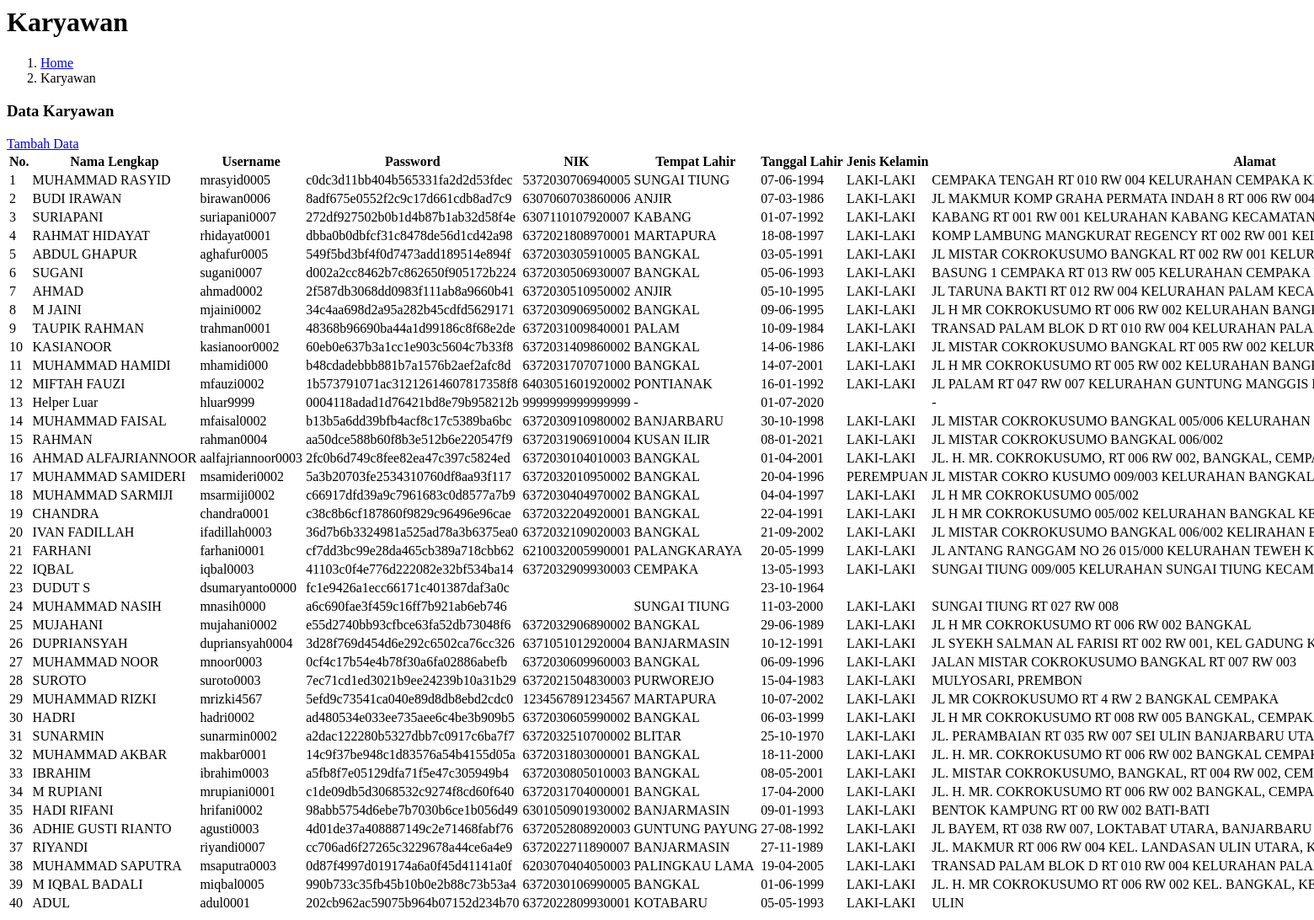
Page /pages/admin/karyawan/karyawanread.php on the earlier database version.
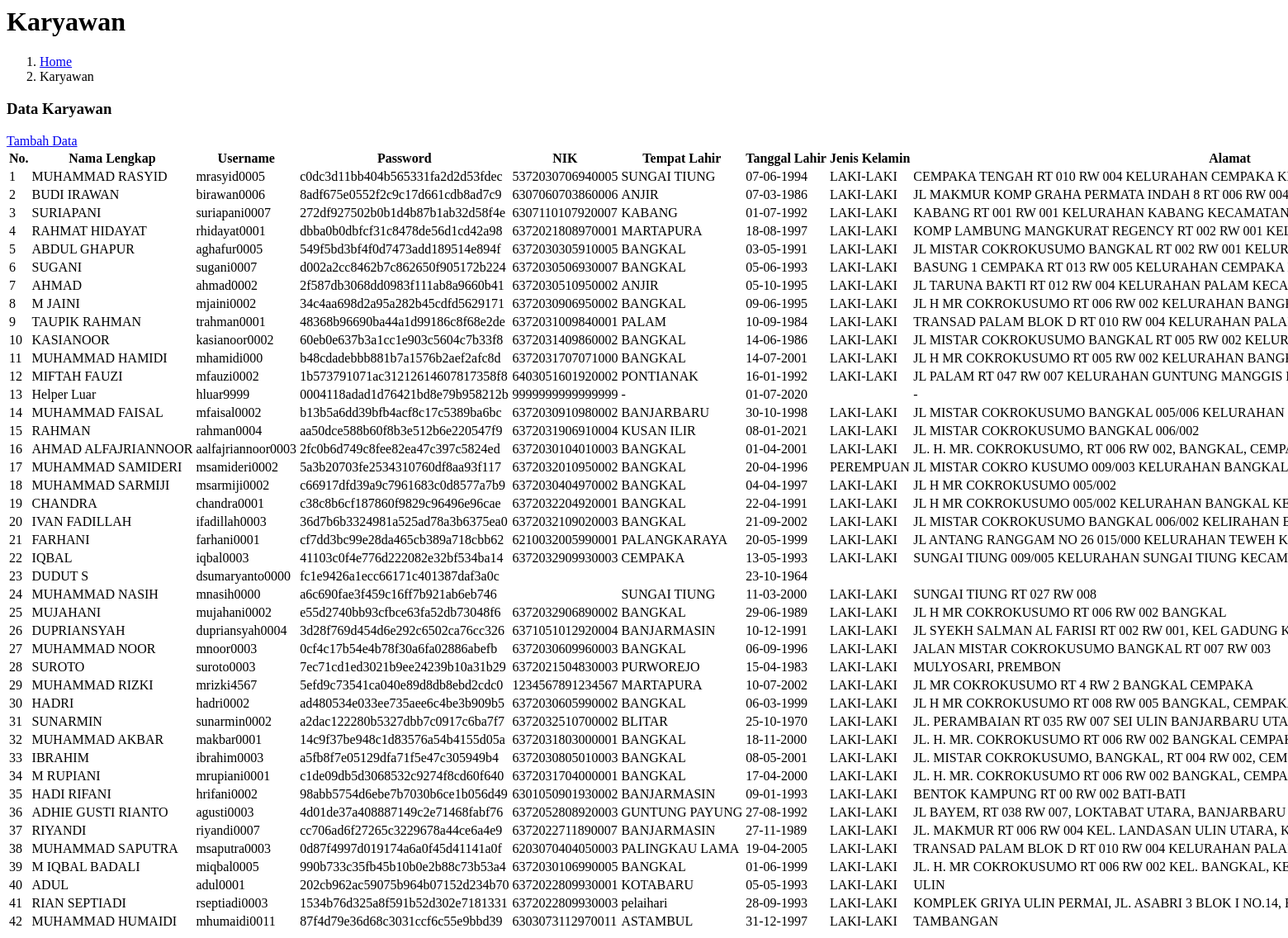
Same page on the later database version.
### tables this page shows
CREATE TABLE `karyawan` (
  `id` int(4) NOT NULL,
  `username` varchar(30) DEFAULT NULL,
  `password` varchar(50) DEFAULT NULL,
  `nama` varchar(35) NOT NULL,
  `nik` varchar(16) NOT NULL,
  `tempat_lahir` varchar(50) NOT NULL,
  `tanggal_lahir` date NOT NULL,
  `jenis_kelamin` enum('LAKI-LAKI','PEREMPUAN') NOT NULL,
  `alamat` varchar(512) NOT NULL,
  `agama` enum('-','ISLAM','PROTESTAN','KATOLIK','HINDU','BUDDHA','KONGHUCU') NOT NULL,
  `status` enum('KAWIN','BELUM KAWIN') NOT NULL,
  `gol_darah` enum('-','A','B','AB','O') DEFAULT NULL,
  `jabatan` enum('DRIVER','HELPER','ADMINKEU','SPVDISTRIBUSI','MGRDISTRIBUSI') NOT NULL,
  `no_telepon` varchar(14) NOT NULL,
  `sim` enum('-','A','B1','B2','C','D','A UMUM','B1 UMUM','B2 UMUM') NOT NULL,
  `tanggal_registrasi` datetime NOT NULL DEFAULT current_timestamp(),
  `tanggal_update_data` timestamp NOT NULL DEFAULT current_timestamp() ON UPDATE current_timestamp(),
  `status_karyawan` enum('BORONGAN','BULANAN') NOT NULL,
  `status_keaktifan` enum('AKTIF','NON AKTIF') NOT NULL,
  `upah_borongan` int(7) NOT NULL,
  `foto` blob DEFAULT NULL
);

### pages/admin/karyawan/karyawanread.php (the view, shortened to what this page needs)
<?php include_once "partials/cssdatatables.php" ?>
<div class="content-header">
    <div class="container-fluid">
        <div class="row mb-2">
            <div class="col-sm-6">
                <h1 class="m-0">Karyawan</h1>
            </div>
            <div class="col-sm-6">
                <ol class="breadcrumb float-sm-right">
                    <li class="breadcrumb-item"><a href="./">Home</a></li>
                    <li class="breadcrumb-item active">Karyawan</li>
                </ol>
            </div>
        </div>
    </div>
</div>
<div class="content">
    <div class="card">
        <div class="card-header">
            <h3 class="card-title">Data Karyawan</h3>
            <a href="?page=karyawancreate" class="btn btn-success btn-sm float-right">
                <i class="fa fa-plus-circle"></i> Tambah Data
            </a>
        </div>
        <div class="card-body">
            <table id="mytable" class="table table-bordered table-hover" style="white-space: nowrap; background-color: white; table-layout: fixed;">
                <thead>
                    <tr>
                        <th>No.</th>
                        <th>Nama Lengkap</th>
                        <th>Username</th>
                        <th>Password</th>
                        <th>NIK</th>
                        <th>Tempat Lahir</th>
                        <th>Tanggal Lahir</th>
                        <th>Jenis Kelamin</th>
                        <th>Alamat</th>
                    </tr>
                </thead>
                <tbody>
                    <?php
                    $database = new Database;
                    $db = $database->getConnection();
                    $selectsql = 'SELECT * FROM karyawan';
                    $stmt = $db->prepare($selectsql);
                    $stmt->execute();
                    $no = 1;
                    while ($row = $stmt->fetch(PDO::FETCH_ASSOC)) {
                    ?>
                        <tr>
                            <td><?= $no++ ?></td>
                            <td><?= $row['nama'] ?></td>
                            <td><?= $row['username'] ?></td>
                            <td><?= $row['password'] ?></td>
                            <td><?= $row['nik'] ?></td>
                            <td><?= $row['tempat_lahir'] ?></td>
                            <td><?= date('d-m-Y', strtotime($row['tanggal_lahir'])) ?></td>
                            <td><?= $row['jenis_kelamin'] ?></td>
                            <td><?= strtoupper($row['alamat']) ?></td>
                        </tr>
                    <?php } ?>
                </tbody>
            </table>
        </div>
    </div>
</div>

### partials/cssdatatables.php
<link rel="stylesheet" href="./plugins/datatables-bs4/css/dataTables.bootstrap4.min.css">
<link rel="stylesheet" href="./plugins/datatables-responsive/css/responsive.bootstrap4.min.css">
<link rel="stylesheet" href="./plugins/datatables-buttons/css/buttons.bootstrap4.min.css">
<link rel="stylesheet" href="./plugins/datatables-fixedcolumns/css/fixedColumns.bootstrap4.min.css">
<link rel="stylesheet" href="./plugins/sweetalert2/sweetalert2.min.css">

Differences in the rows shown:
added karyawan: nama "RIAN SEPTIADI", username "rseptiadi0003", password "1534b76d325a8f591b52d302e7181331", nik "6372022809930003", tempat_lahir "pelaihari", tanggal_lahir "28-09-1993", jenis_kelamin "LAKI-LAKI", alamat "KOMPLEK GRIYA ULIN PERMAI, JL. ASABRI 3 BLOK I NO.14,…"
added karyawan: nama "MUHAMMAD HUMAIDI", username "mhumaidi0011", password "87f4d79e36d68c3031ccf6c55e9bbd39", nik "6303073112970011", tempat_lahir "ASTAMBUL", tanggal_lahir "31-12-1997", jenis_kelamin "LAKI-LAKI", alamat "TAMBANGAN"
